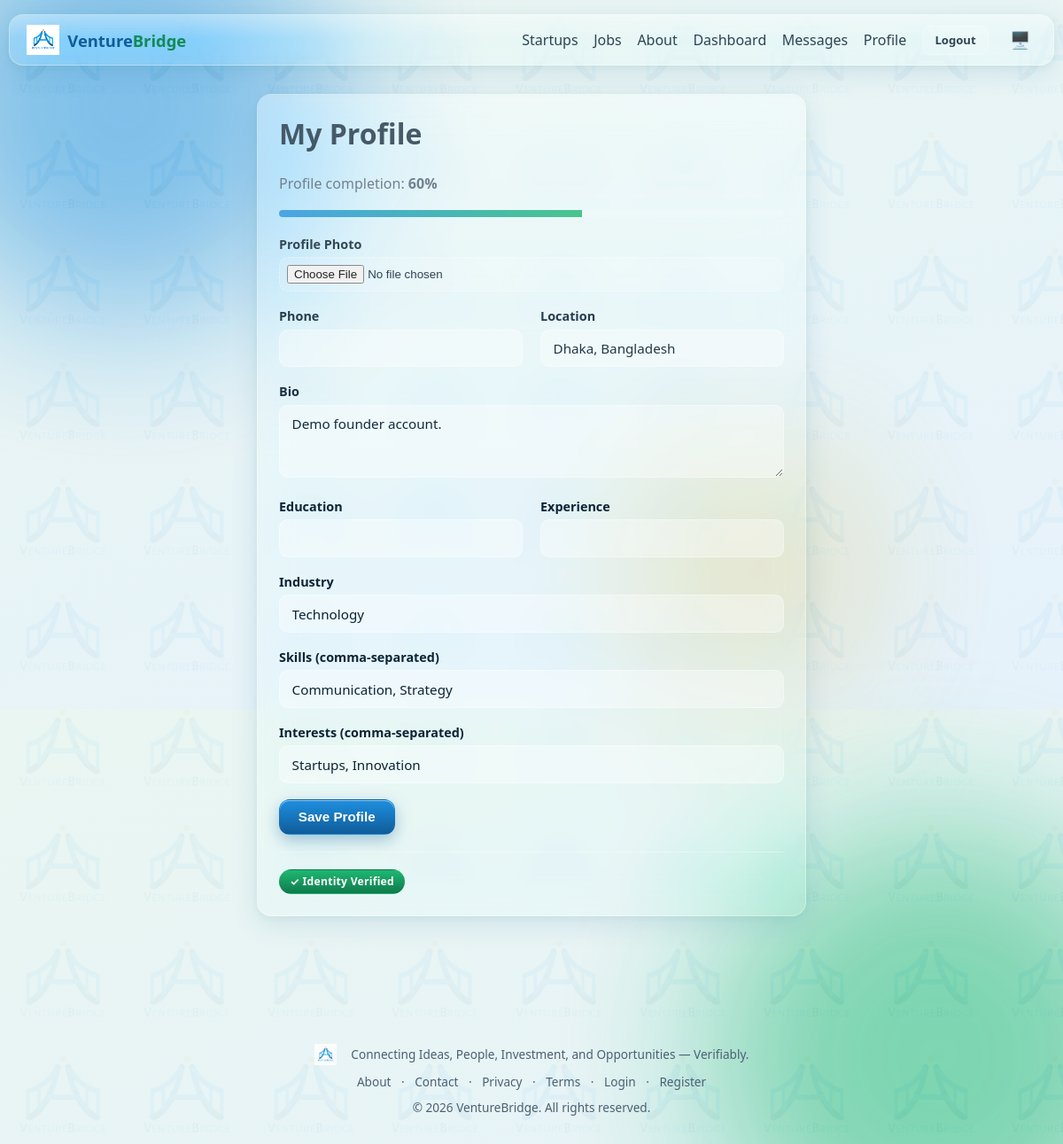
The page /profile (signed in) on the database its author committed.
### models.py (models this page shows)
class Profile(db.Model):
    id = db.Column(db.Integer, primary_key=True)
    user_id = db.Column(db.Integer, db.ForeignKey("user.id"), unique=True, nullable=False)
    photo = db.Column(db.String(255))
    phone = db.Column(db.String(30))
    bio = db.Column(db.Text)
    location = db.Column(db.String(120))
    education = db.Column(db.String(255))
    experience = db.Column(db.String(255))
    industry = db.Column(db.String(120))
    skills = db.Column(db.String(500))       # comma-separated
    interests = db.Column(db.String(500))    # comma-separated
    def completion_percent(self):
        fields = [self.photo, self.phone, self.bio, self.location,
                  self.education, self.experience, self.industry, self.skills, self.interests]
        filled = sum(1 for f in fields if f)
        total = len(fields) + 1  # +1 for identity verification, required to reach 100%
        if self.user and self.user.is_verified():
            filled += 1
        return int((filled / total) * 100)

### blueprints/main.py (the view, shortened to what this page needs)
@bp.route("/profile", methods=["GET", "POST"])
@login_required
def profile():
    profile = current_user.profile
    form = ProfileForm(obj=profile)
    return render_template("profile/edit.html", form=form, profile=profile)

### forms.py
class ProfileForm(FlaskForm):
    photo = FileField("Profile Photo", validators=[Optional(), FileAllowed(IMG_EXT, "Images only.")])
    phone = StringField("Phone", validators=[Optional(), Length(max=30)])
    bio = TextAreaField("Bio", validators=[Optional(), Length(max=2000)])
    location = StringField("Location", validators=[Optional(), Length(max=120)])
    education = StringField("Education", validators=[Optional(), Length(max=255)])
    experience = StringField("Experience", validators=[Optional(), Length(max=255)])
    industry = StringField("Industry", validators=[Optional(), Length(max=120)])
    skills = StringField("Skills (comma-separated)", validators=[Optional(), Length(max=500)])
    interests = StringField("Interests (comma-separated)", validators=[Optional(), Length(max=500)])

### models.py (called while the page is built)
    @property
    def is_active(self):
        return self.is_active_account

    def is_verified(self):
        return any(v.status == "approved" for v in self.verifications)

### templates/profile/edit.html (shortened to what this page needs)
{% extends "base.html" %}
{% block content %}
<div class="glass card-pad animate-in" style="max-width:620px;margin:0 auto;">
  <div class="flex-between">
    <h1>My Profile</h1>
  </div>
  {% set pct = profile.completion_percent() %}
  <p class="text-muted">Profile completion: <strong>{{ pct }}%</strong></p>
  <div style="height:8px;border-radius:6px;background:rgba(255,255,255,.2);margin-bottom:1.3rem;overflow:hidden;">
    <div style="height:100%;width:{{ pct }}%;background:linear-gradient(90deg,var(--blue-500),var(--green-500));"></div>
  </div>
  <form method="POST" enctype="multipart/form-data" novalidate>
    <div class="form-group">{{ form.photo.label }} {{ form.photo() }}</div>
    <div class="grid grid-2">
      <div class="form-group">{{ form.phone.label }} {{ form.phone() }}</div>
      <div class="form-group">{{ form.location.label }} {{ form.location() }}</div>
    </div>
    <div class="form-group">{{ form.bio.label }} {{ form.bio(rows=3) }}</div>
    <div class="grid grid-2">
      <div class="form-group">{{ form.education.label }} {{ form.education() }}</div>
      <div class="form-group">{{ form.experience.label }} {{ form.experience() }}</div>
    </div>
    <div class="form-group">{{ form.industry.label }} {{ form.industry() }}</div>
    <div class="form-group">{{ form.skills.label }} {{ form.skills(placeholder="e.g. Python, Sales, Design") }}</div>
    <div class="form-group">{{ form.interests.label }} {{ form.interests(placeholder="e.g. FinTech, Climate") }}</div>
    <button class="btn btn-primary" type="submit">Save Profile</button>
  </form>
  {% if not current_user.is_verified() %}
  <hr class="divider">
  <p>Not verified yet? <a href="{{ url_for('verification.upload') }}">Submit identity verification</a> to earn the Verified badge.</p>
  {% else %}
  <hr class="divider">
  <span class="badge badge-verified">✓ Identity Verified</span>
  {% endif %}
</div>
{% endblock %}

### static/css/style.css (style rules this page uses)
:root { --radius: 16px; --radius-sm: 10px; --font: "Segoe UI", system-ui, -apple-system, "Helvetica Neue", Arial, sans-serif; --blue-900:#0a2f4d; --blue-700:#0f5c99; --blue-500:#1f8fe0; --blue-300:#7cc4f5; --green-700:#0f7a4c; --green-500:#1eb872; --green-300:#8fe3b8; --gold:#c9a227; --bg-grad-1: var(--blue-500); --bg-grad-2: var(--green-500); --bg-grad-3: var(--gold); --glass-bg: rgba(255,255,255,0.14); --glass-border: rgba(255,255,255,0.35); --glass-shine: rgba(255,255,255,0.55); --text-main:#0b2436; --text-muted:#4b6072; --page-bg-1:#eaf6f1; --page-bg-2:#e5f2fb; }
* { box-sizing:border-box; }
html,body { height:100%; }
body { margin:0; font-family:var(--font); color:var(--text-main); background: linear-gradient(160deg, var(--page-bg-1), var(--page-bg-2)); min-height:100vh; position:relative; overflow-x:hidden; transition: background .3s ease, color .3s ease; }
.glass { position:relative; background: var(--glass-bg); backdrop-filter: blur(18px) saturate(140%); -webkit-backdrop-filter: blur(18px) saturate(140%); border: 1px solid var(--glass-border); border-radius: var(--radius); box-shadow: 0 8px 32px rgba(15,92,153,0.12), 0 2px 8px rgba(30,184,114,0.08); overflow:hidden; }
.glass::before { content:""; position:absolute; top:0; left:0; right:0; height:46%; background: linear-gradient(180deg, var(--glass-shine), transparent); opacity:.5; pointer-events:none; }
.card-pad { padding:1.5rem; }
.animate-in { animation: fadeSlideIn .5s ease both; }
h1,h2,h3,h4 { margin:0 0 .5rem; line-height:1.25; }
p { line-height:1.6; }
.text-muted { color:var(--text-muted); }
.grid { display:grid; gap:1.25rem; }
.grid-2 { grid-template-columns:repeat(2,1fr); }
.flex-between { display:flex; align-items:center; justify-content:space-between; }
.btn { display:inline-flex; align-items:center; justify-content:center; gap:.4rem; padding:.65rem 1.3rem; border-radius:12px; font-weight:600; font-size:.95rem; border:1px solid transparent; cursor:pointer; transition: all .18s ease; text-decoration:none; position:relative; }
.btn-primary { color:#fff; background:linear-gradient(180deg, var(--blue-500), var(--blue-700)); box-shadow: inset 0 1px 0 rgba(255,255,255,.5), 0 6px 18px rgba(15,92,153,.35); }
label { display:block; font-weight:600; margin-bottom:.35rem; font-size:.9rem; }
input[type=text],input[type=email],input[type=password],input[type=number], input[type=date],input[type=url],select,textarea { width:100%; padding:.65rem .85rem; border-radius: var(--radius-sm); border:1px solid var(--glass-border); background: rgba(255,255,255,.35); color:var(--text-main); font-family:var(--font); font-size:.95rem; transition: border-color .2s, box-shadow .2s; }
.form-group { margin-bottom:1.1rem; }
input[type=file] { width:100%; padding:.5rem; border-radius:var(--radius-sm); border:1px dashed var(--glass-border); background:rgba(255,255,255,.15); }
.badge { display:inline-flex; align-items:center; gap:.3rem; padding:.28rem .7rem; border-radius:999px; font-size:.76rem; font-weight:700; letter-spacing:.02em; background:linear-gradient(180deg, rgba(255,255,255,.5), rgba(255,255,255,0)) , var(--glass-bg); border:1px solid var(--glass-border); }
.badge-verified { color:#fff; background:linear-gradient(180deg, var(--green-500), var(--green-700)); border-color:transparent; }
.divider { height:1px; background:var(--glass-border); margin:1.2rem 0; border:none; }

### rows shown on the page
Profile: location "Dhaka, Bangladesh", bio "Demo founder account.", industry "Technology", skills "Communication, Strategy", interests "Startups, Innovation"

### other values the page prints
{{ pct }} "60"
